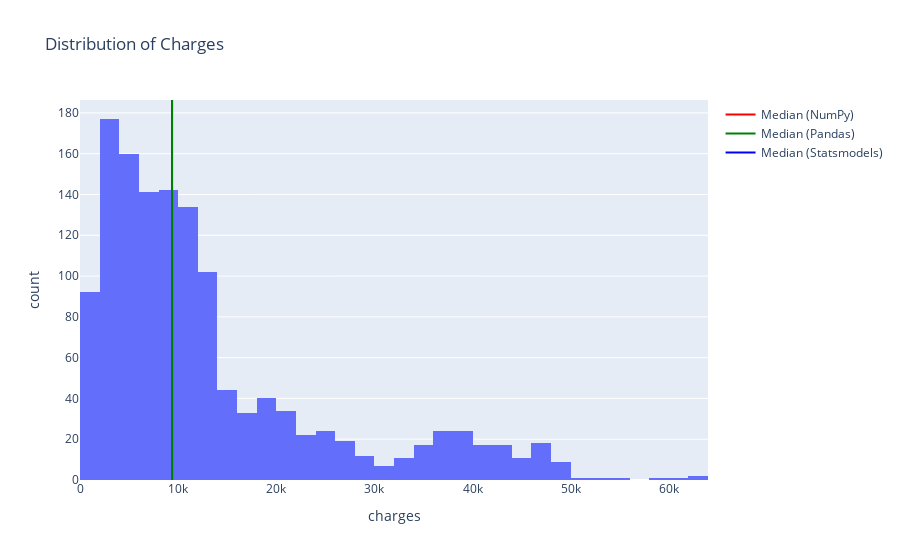

Notebook source saved alongside this figure:
### Code cell
# Caculate and print the Medain with Numpy, Pandas and Statsmodel libraries than plot it
# Extract the charges column
charges = df['charges']

# Calculate the median using NumPy
median_numpy = np.median(charges)

# Calculate the median using Pandas
median_pandas = charges.median()

# Calculate the median using Statsmodels
desc_stats = sm.stats.DescrStatsW(charges)
median_statsmodels = desc_stats.quantile(0.5)

# Print the medians
print("Median using NumPy:", median_numpy)
print("Median using Pandas:", median_pandas)
print("Median using Statsmodels:", median_statsmodels)

# Plot the distribution and add vertical lines for the medians
fig = px.histogram(df, x='charges', nbins=50, title='Distribution of Charges')

# Add vertical lines for the medians
fig.add_shape(
    type="line",
    x0=median_numpy,
    y0=0,
    x1=median_numpy,
    y1=1,
    line=dict(color="red", width=2),
    xref="x",
    yref="paper",
    name="Median (NumPy)"
)

fig.add_shape(
    type="line",
    x0=median_pandas,
    y0=0,
    x1=median_pandas,
    y1=1,
    line=dict(color="green", width=2),
    xref="x",
    yref="paper",
    name="Median (Pandas)"
)

fig.add_shape(
    type="line",
    x0=median_statsmodels,
    y0=0,
    x1=median_statsmodels,
    y1=1,
    line=dict(color="blue", width=2),
    xref="x",
    yref="paper",
    name="Median (Statsmodels)"
)

# Add legend manually
fig.add_trace(go.Scatter(
    x=[None],
    y=[None],
    mode='lines',
    line=dict(color='red', width=2),
    name='Median (NumPy)'
))

fig.add_trace(go.Scatter(
    x=[None],
    y=[None],
    mode='lines',
    line=dict(color='green', width=2),
    name='Median (Pandas)'
))

fig.add_trace(go.Scatter(
    x=[None],
    y=[None],
    mode='lines',
    line=dict(color='blue', width=2),
    name='Median (Statsmodels)'
))

fig.show()

### Figure 1 — Plotly figure (JSON) as saved in the notebook; plotly's stock layout.template omitted (floating-point values rounded to 4 significant figures; data arrays with more than 128 entries replaced by an {"elided": "..."} marker saying what was removed)
{"data": [{"alignmentgroup": "True", "bingroup": "x", "hovertemplate": "charges=%{x}<br>count=%{y}<extra></extra>", "legendgroup": "", "marker": {"color": "#636efa", "pattern": {"shape": ""}}, "name": "", "nbinsx": 50, "offsetgroup": "", "orientation": "v", "showlegend": false, "type": "histogram", "x": {"elided": "1338 float values"}, "xaxis": "x", "yaxis": "y"}, {"line": {"color": "red", "width": 2}, "mode": "lines", "name": "Median (NumPy)", "type": "scatter", "x": [null], "y": [null]}, {"line": {"color": "green", "width": 2}, "mode": "lines", "name": "Median (Pandas)", "type": "scatter", "x": [null], "y": [null]}, {"line": {"color": "blue", "width": 2}, "mode": "lines", "name": "Median (Statsmodels)", "type": "scatter", "x": [null], "y": [null]}], "layout": {"barmode": "relative", "legend": {"tracegroupgap": 0}, "shapes": [{"line": {"color": "red", "width": 2}, "name": "Median (NumPy)", "type": "line", "x0": 9382.0, "x1": 9382.0, "xref": "x", "y0": 0, "y1": 1, "yref": "paper"}, {"line": {"color": "green", "width": 2}, "name": "Median (Pandas)", "type": "line", "x0": 9382.0, "x1": 9382.0, "xref": "x", "y0": 0, "y1": 1, "yref": "paper"}, {"line": {"color": "blue", "width": 2}, "name": "Median (Statsmodels)", "type": "line", "x0": [9382.0], "x1": [9382.0], "xref": "x", "y0": 0, "y1": 1, "yref": "paper"}], "title": {"text": "Distribution of Charges"}, "xaxis": {"anchor": "y", "domain": [0, 1], "title": {"text": "charges"}}, "yaxis": {"anchor": "x", "domain": [0, 1], "title": {"text": "count"}}}}
